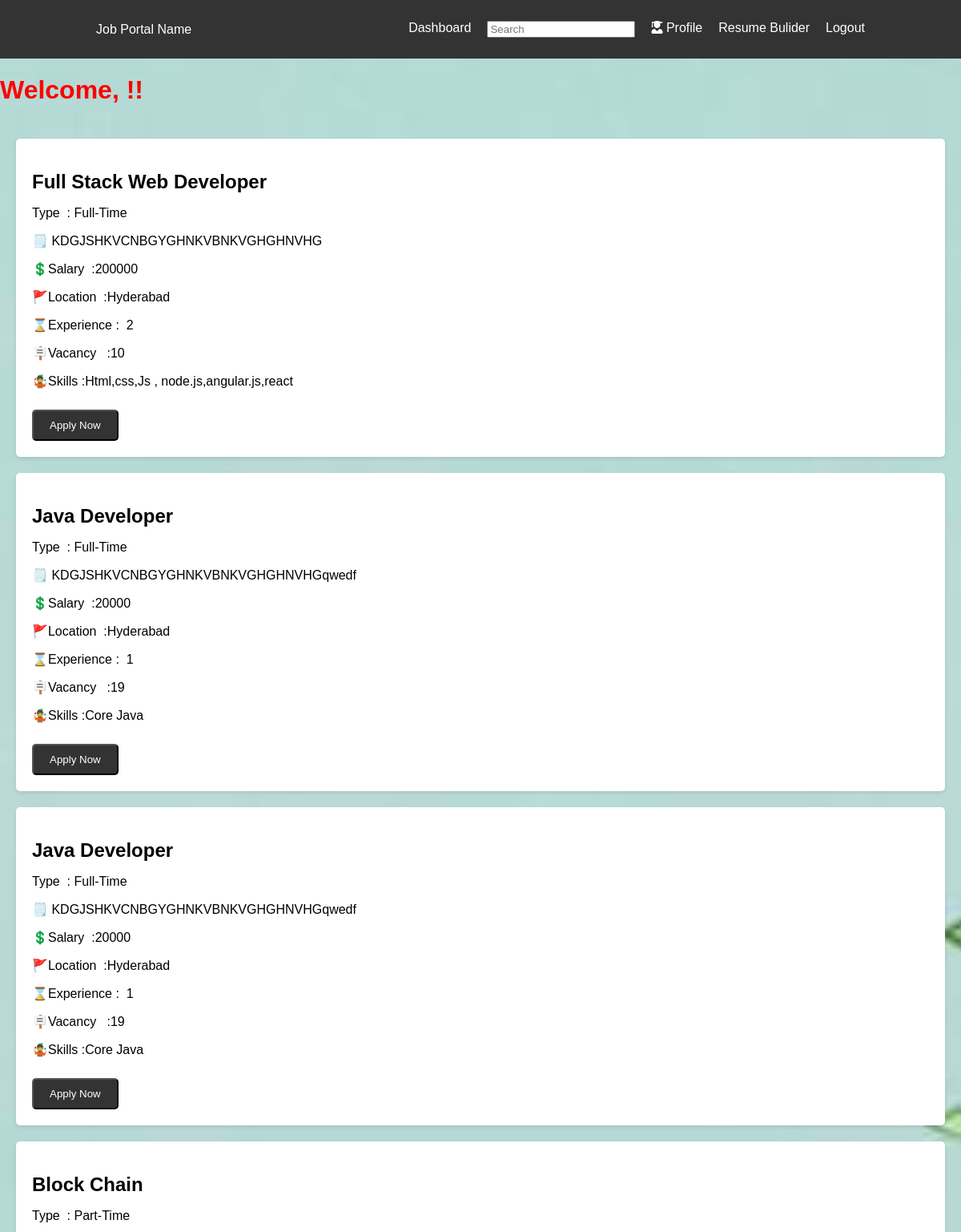
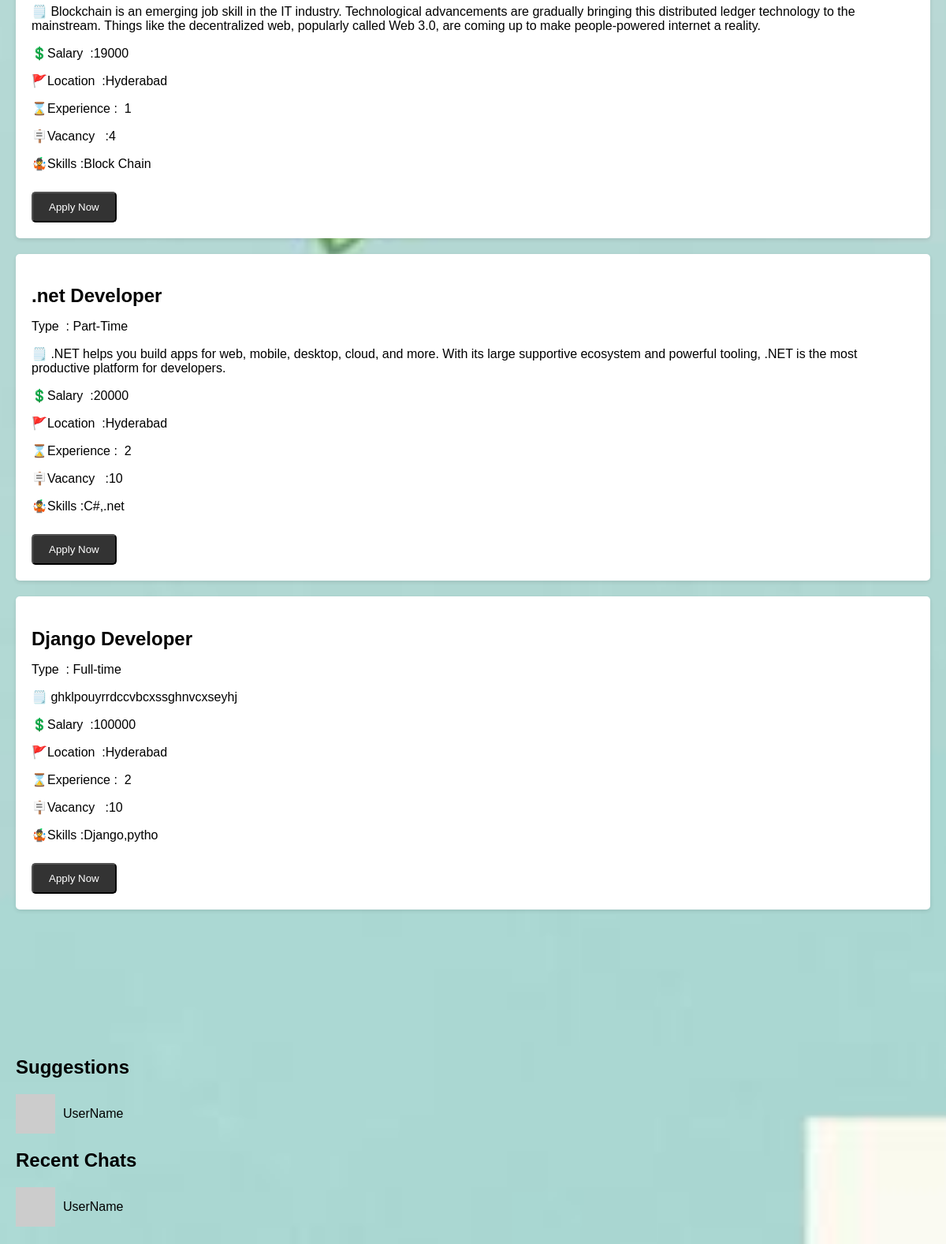
The page /App/jobdash/ on the database its author committed (2 pictures, top to bottom).
### App/models.py (models this page shows, shortened)
class Job(models.Model):
    type=models.CharField(null=True,max_length=200)
    title=models.CharField(max_length=200,null=True)
    description=models.CharField(max_length=2000,null=True)
    salary=models.IntegerField(null=True)
    experience=models.IntegerField(null=True)
    Location=models.CharField(max_length=2000,null=True)
    vacancy=models.IntegerField(null=True)
    skills=models.CharField(max_length=2000,null=True)

### App/views.py (the view)
# urls.py: path('jobdash/',views.jobdash,name="jobdash"),
def jobdash(request):
    main=Job.objects.all()
    return render(request,'jobseeker/jobdash.html',{'main':main})

### App/templates/jobseeker/jobdash.html (shortened to what this page needs)
{% load static%}
<!DOCTYPE html>
<html lang="en">
  <head>
    <link
      href="https://use.fontawesome.com/releases/v5.7.0/css/all.css"
      rel="stylesheet"
    />
    <link rel="stylesheet" href="{% static 'jobseeker/jobdash.css'%}" />
  </head>
    <header>
      <nav>
        <div class="logo">Job Portal Name</div>
        <ul>
          <li><a href="{% url 'jobdash' %}">Dashboard</a></li>
          <div>
            <li>
                <input
                  type="text"
                  class="search"
                  placeholder="Search"
                  class="in"
                />
            </li>
          </div>
          <li><a href="{% url 'profile'%}">
            <span
              class="fa fa-user-graduate"
              width="5000px"
              height="5000px"
            ></span
          > Profile</a></li>
          <li><a href="{% url 'resume'%}">Resume Bulider</a></li>
          <li><a href="{% url 'logout'%}">Logout</a></li>
        </ul>
      </nav>
    </header>
    <body style="background-image:url('{% static "media/Steps.jpg"%}');background-size:cover;">
      <marquee><h1  style="color:red">Welcome, {{user.name}}!!</h1></marquee>
    <div class="container" style="float:left;">
      {% for i in main %}
      <div class="job-listing">
        <h2 class="job-title">{{i.title}}</h2>
        <p class="job-descri🔗ption">Type &nbsp;: {{i.type}}</p>
        <p class="job-description">🗒️
          {{i.description}}
        </p>
        <p class="job-description">💲Salary&nbsp; :{{i.salary}}</p>
        <p class="job-description">🚩Location &nbsp;:{{i.Location}}</p>
        <p class="job-description">⌛Experience : &nbsp;{{i.experience}}</p>
        <p class="job-description">🪧Vacancy &nbsp; :{{i.vacancy}}</p>
        <p class="job-description">🤹Skills&nbsp;:{{i.skills}}</p>
        <a href="{% url 'apply' %}"><button id="applyButton"   class="apply-button">Apply Now</button></a>
      </div>
     {%endfor%}
        <pre>         </pre>
        <pre>         </pre>
        <br>
        <br>
        <br>
        <br><br>
        <h2>Suggestions</h2>
        <div class="suggestion">
          <img src="https://via.placeholder.com/50" alt="User Image" />
          <p>UserName</p>
        </div>
        <h2>Recent Chats</h2>
        <div class="chat">
          <img src="https://via.placeholder.com/50" alt="User Image" />
          <p>UserName</p>
         </div>
        </div>
  </body>
</html>

### App/static/jobseeker/jobdash.css (style rules this page uses)
body { font-family: Arial, sans-serif; margin: 0; padding: 0; background-color: #f4f4f4; }
header { background-color: #333; color: #fff; padding: 10px 0; }
nav { width: 80%; margin: 0 auto; display: flex; justify-content: space-between; align-items: center; }
nav ul { list-style-type: none; display: flex; gap: 20px; }
nav a { color: #fff; text-decoration: none; transition: color 0.3s; }
header { background-color: #333; color: #fff; padding: 10px 0; text-align: center; }
.container { max-width: 2000px; margin: 0 auto; padding: 20px; }
.job-listing { background-color: #fff; border-radius: 5px; box-shadow: 0 2px 5px rgba(0, 0, 0, 0.1); padding: 20px; margin-bottom: 20px; }
.job-title { font-size: 24px; margin-bottom: 10px; }
.job-description { font-size: 16px; }
.apply-button { display: inline-block; background-color: #333; color: #fff; padding: 10px 20px; border-radius: 5px; text-decoration: none; margin-top: 10px; }
.suggestion, .chat { display: flex; align-items: center; gap: 10px; margin-bottom: 2px; }

### rows shown on the page
Job: title "Full Stack Web Developer", type "Full-Time", description "KDGJSHKVCNBGYGHNKVBNKVGHGHNVHG", salary "200000", Location "Hyderabad", experience "2", vacancy "10", skills "Html,css,Js , node.js,angular.js,react"
Job: title "Java Developer", type "Full-Time", description "KDGJSHKVCNBGYGHNKVBNKVGHGHNVHGqwedf", salary "20000", Location "Hyderabad", experience "1", vacancy "19", skills "Core Java"
Job: title "Java Developer", type "Full-Time", description "KDGJSHKVCNBGYGHNKVBNKVGHGHNVHGqwedf", salary "20000", Location "Hyderabad", experience "1", vacancy "19", skills "Core Java"
Job: title "Block Chain", type "Part-Time", description "Blockchain is an emerging job skill in the IT industry. Technological advancements are gradually bringing this distributed ledger technology to the mainstream. Things like the decentralized web, popularly called Web 3.0, are coming up to make people-powered internet a reality.", salary "19000", Location "Hyderabad", experience "1", vacancy "4", skills "Block Chain"
Job: title ".net Developer", type "Part-Time", description ".NET helps you build apps for web, mobile, desktop, cloud, and more. With its large supportive ecosystem and powerful tooling, .NET is the most productive platform for developers.", salary "20000", Location "Hyderabad", experience "2", vacancy "10", skills "C#,.net"
Job: title "Django Developer", type "Full-time", description "ghklpouyrrdccvbcxssghnvcxseyhj", salary "100000", Location "Hyderabad", experience "2", vacancy "10", skills "Django,pytho"
